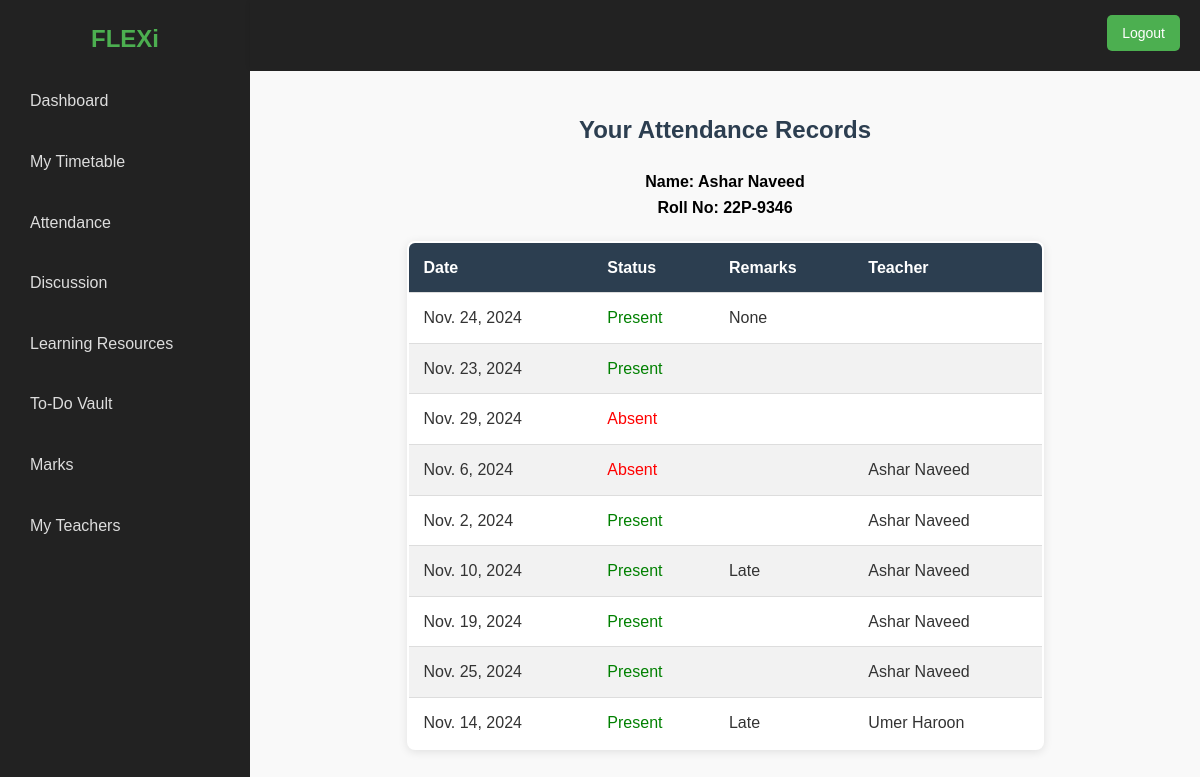
Screenshot of /student/attendance/ (signed in) with the database file from the repository.
### studentportal/models.py (models this page shows, shortened)
class Student(models.Model):
    user = models.OneToOneField(User, on_delete=models.CASCADE)  # Link student to a user
    department = models.CharField(max_length=100)
    roll_no = models.CharField(max_length=20, unique=True)
    section = models.CharField(max_length=10)
    degree = models.CharField(max_length=100)
    batch = models.CharField(max_length=20)

### teacherportal/models.py (models this page shows, shortened)
class Attendance(models.Model):
    teacher = models.ForeignKey(Teacher, on_delete=models.CASCADE,null=True)
    student = models.ForeignKey(Student, on_delete=models.CASCADE)
    date = models.DateField()  # Date of attendance
    is_present = models.BooleanField(default=False)  # Present/Absent status
    remarks = models.CharField(max_length=200, blank=True, null=True)  # Additional remarks
    class Meta:
        unique_together = ('student', 'date')  # Prevent duplicate entries for the same student and date

class Teacher(models.Model):
    user = models.OneToOneField(User, on_delete=models.CASCADE, related_name='teacher_profile', null=True)
    students = models.ManyToManyField('studentportal.Student', related_name='teachers')
    subject = models.CharField(max_length=100)
    hire_date = models.DateField()
    qualification = models.CharField(max_length=200, null=True)
    date_of_birth = models.DateField(null=True)

### studentportal/views.py (the view)
# urls.py: path('attendance/', views.student_attendance, name='student_attendance'),
def student_attendance(request):
    student = Student.objects.get(user=request.user)
    attendance_records = Attendance.objects.filter(student=student).select_related('student', 'student__user')
    context = {
        'attendance_records': attendance_records,
        'student_name': student.user.first_name + " " + student.user.last_name,
        'roll_no': student.roll_no
    }
    return render(request, 'studentattendance.html', context)

### templates/studentattendance.html (shortened to what this page needs)
{% extends "base.html" %}
{% block body %}
<div id="attendance-container">
  <h2>Your Attendance Records</h2>
  <p><b><strong>Name:</strong> {{ student_name }}</b></p>
  <p><b><strong>Roll No:</strong> {{ roll_no }}</b></p>
  {% if attendance_records %}
      <table>
          <thead>
              <tr>
                  <th>Date</th>
                  <th>Status</th>
                  <th>Remarks</th>
                  <th>Teacher</th>
              </tr>
          </thead>
          <tbody>
              {% for record in attendance_records %}
              <tr>
                  <td>{{ record.date }}</td>
                  <td>
                      {% if record.is_present %}
                          <span style="color: green;">Present</span>
                      {% else %}
                          <span style="color: red;">Absent</span>
                      {% endif %}
                  </td>
                  <td>{{ record.remarks }}</td>
                  <td>{{ record.teacher.user.first_name }} {{ record.teacher.user.last_name }}</td>
              </tr>
              {% endfor %}
          </tbody>
      </table>
  {% else %}
      <p>No attendance records found.</p>
  {% endif %}
</div>
{% endblock %}

### templates/base.html (style rules this page uses)
* { margin: 0; padding: 0; box-sizing: border-box; }
body { font-family: 'Arial', sans-serif; line-height: 1.6; color: #333; background: #f4f4f9; }

### templates/studentattendance.html (style rules this page uses)
#attendance-container { font-family: Arial, sans-serif; margin: 0; padding: 0; background-color: #f9f9f9; color: #333; }
#attendance-container h2, #attendance-container h3 { color: #2c3e50; text-align: center; margin: 20px 0; }
#attendance-container table { width: 70%; border-collapse: collapse; margin: 20px auto; box-shadow: 0 2px 10px rgba(0, 0, 0, 0.1); background-color: #fff; border: 2px solid #ddd; border-radius: 8px; overflow: hidden; }
#attendance-container table thead { background-color: #2c3e50; color: #fff; }
#attendance-container table th, #attendance-container table td { padding: 12px 15px; text-align: left; border-bottom: 1px solid #ddd; }
#attendance-container table th { font-weight: bold; }
#attendance-container table tbody tr:nth-child(even) { background-color: #f2f2f2; }
#attendance-container p { text-align: center; font-style: bold; color: black; }

### rows the page displays
Student: roll_no "22P-9346"
Attendance: date "Nov. 24, 2024", is_present "Present", remarks "None"
Attendance: date "Nov. 23, 2024", is_present "Present"
Attendance: date "Nov. 29, 2024", is_present "Absent"
Attendance: date "Nov. 6, 2024", is_present "Absent", teacher.user.first_name "Ashar", teacher.user.last_name "Naveed"
Attendance: date "Nov. 2, 2024", is_present "Present", teacher.user.first_name "Ashar", teacher.user.last_name "Naveed"
Attendance: date "Nov. 10, 2024", is_present "Present", remarks "Late", teacher.user.first_name "Ashar", teacher.user.last_name "Naveed"
Attendance: date "Nov. 19, 2024", is_present "Present", teacher.user.first_name "Ashar", teacher.user.last_name "Naveed"
Attendance: date "Nov. 25, 2024", is_present "Present", teacher.user.first_name "Ashar", teacher.user.last_name "Naveed"
Attendance: date "Nov. 14, 2024", is_present "Present", remarks "Late", teacher.user.first_name "Umer", teacher.user.last_name "Haroon"

### other values shown
{{ student_name }} "Ashar Naveed"
